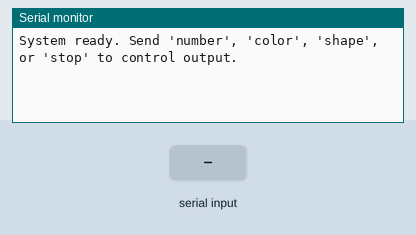
Recording of a sketch running on a simulated Arduino Uno, built with avr-gcc and run on an emulated ATmega328P. Shown: the last lines printed to the serial monitor. Inputs (shaded band) come from the test bench. Random numbers use the default seed unless the sketch sets one.

Above: at 1.2 s.
1.3 s: "number\n" received over Serial
At 1.7 s:
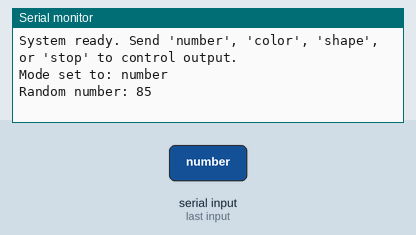
2.8 s: "color\n" received over Serial
At 4.1 s:
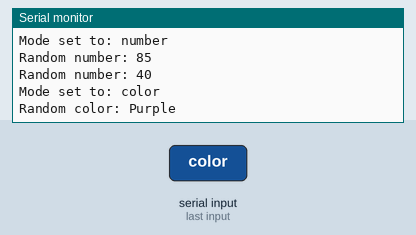
4.8 s: "shape\n" received over Serial
At 6.1 s:
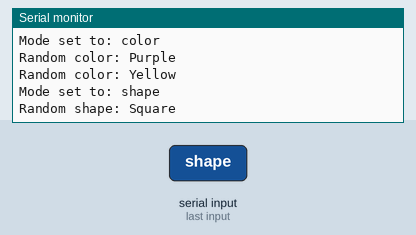
6.8 s: "stop\n" received over Serial
At 7.4 s:
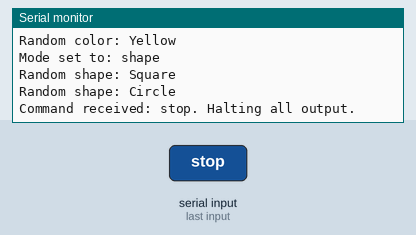
8.3 s: "1\n" received over Serial
At 9.5 s:
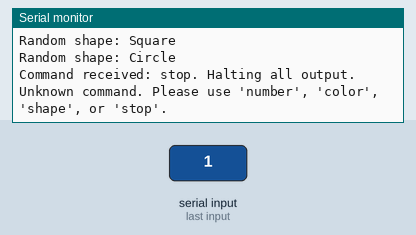
9.8 s: "color\n" received over Serial
At 10.5 s:
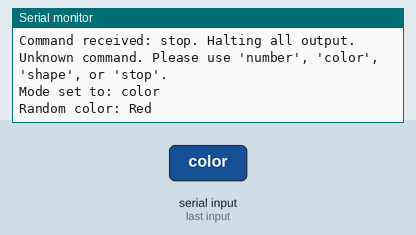

Measured:
- after the input at 1.3 s, the serial monitor: prints a new line at once (image 1)
- after the input at 2.8 s, the serial monitor: prints a new line at once (image 2)
- after the input at 4.8 s, the serial monitor: prints a new line at once (image 3)
- after the input at 6.8 s, the serial monitor: prints a new line at once (image 4)
- after the input at 8.3 s, the serial monitor: prints a new line at once (image 5)
- after the input at 9.8 s, the serial monitor: prints a new line at once (image 6)

The sketch:

SerialCOM_test_RandomCall.ino
```cpp
bool isRunning = false;
String currentMode = "";
unsigned long previousMillis = 0;
const int interval = 1000;


String colors[] = {"Red", "Blue", "Green", "Yellow", "Purple"};
String shapes[] = {"Circle", "Square", "Triangle", "Rectangle", "Star"};

void setup() {
  Serial.begin(9600);
  randomSeed(analogRead(0));
  Serial.println("System ready. Send 'number', 'color', 'shape', or 'stop' to control output.");
}

void loop() {

  if (Serial.available() > 0) {
    String input = Serial.readStringUntil('\n');
    input.trim();


    if (input == "number" || input == "color" || input == "shape") {
      currentMode = input;
      isRunning = true;
      Serial.print("Mode set to: ");
      Serial.println(currentMode);
    } else if (input == "stop") {
      isRunning = false;
      Serial.println("Command received: stop. Halting all output.");
    } else {
      Serial.println("Unknown command. Please use 'number', 'color', 'shape', or 'stop'.");
    }
  }


  if (isRunning) {
    unsigned long currentMillis = millis();


    if (currentMillis - previousMillis >= interval) {
      previousMillis = currentMillis;

      if (currentMode == "number") {
        int randomNumber = random(1, 101);
        Serial.print("Random number: ");
        Serial.println(randomNumber);
      } else if (currentMode == "color") {
        int randomIndex = random(0, 5);
        Serial.print("Random color: ");
        Serial.println(colors[randomIndex]);
      } else if (currentMode == "shape") {
        int randomIndex = random(0, 5);
        Serial.print("Random shape: ");
        Serial.println(shapes[randomIndex]);
      }
    }
  }
}
```
